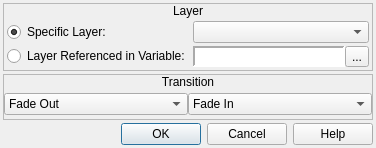
<?xml version="1.0" encoding="UTF-8"?>
<ui version="4.0">
 <class>ConfigureEvent_ShowHideLayer</class>
 <widget class="QDialog" name="ConfigureEvent_ShowHideLayer">
  <property name="geometry">
   <rect>
    <x>0</x>
    <y>0</y>
    <width>376</width>
    <height>148</height>
   </rect>
  </property>
  <property name="windowTitle">
   <string>Show/Hide Layer</string>
  </property>
  <property name="windowIcon">
   <iconset resource="gui_icons.qrc">
    <normaloff>:/icons/openrpgmaker.png</normaloff>:/icons/openrpgmaker.png</iconset>
  </property>
  <property name="styleSheet">
   <string notr="true">.QFrame
{
	border-width: 1px;
	border-style: solid;
	border-color: palette(window-text);
}

.QFrame&gt;QLabel
{
	border-width: 0px;
	background-color: palette(window-text);
	color: palette(window);
	font-weight: bold;
}

.QFrame&gt;QCheckBox
{
	background-color: palette(window-text);
	border-width: 0px;
	border-style: none;
	color: palette(window);
	spacing: 3px;
	font-weight: bold;
	padding: 0px 0px 0px 3px;
}

.QFrame&gt;QCheckBox::indicator
{
	min-width: 8px;
	max-width: 8px;
	min-height: 8px;
	max-height: 8px;
	width: 8px;
	height: 8px;
	border-width: 2px;
	border-radius: 0px;
	border-style: ridge;
	border-color: palette(mid);
}

.QFrame&gt;QCheckBox::indicator:unchecked
{
	background-color: palette(base);
}

.QFrame&gt;QCheckBox::indicator:checked
{
	background-color: palette(window-text);
}

.QFrame&gt;QCheckBox::indicator:hover
{
	border-color: palette(highlight);
}</string>
  </property>
  <layout class="QVBoxLayout" name="verticalLayout_3">
   <property name="spacing">
    <number>3</number>
   </property>
   <property name="margin">
    <number>3</number>
   </property>
   <item>
    <widget class="QFrame" name="frame">
     <property name="frameShape">
      <enum>QFrame::StyledPanel</enum>
     </property>
     <property name="frameShadow">
      <enum>QFrame::Raised</enum>
     </property>
     <layout class="QVBoxLayout" name="verticalLayout">
      <property name="spacing">
       <number>0</number>
      </property>
      <property name="margin">
       <number>0</number>
      </property>
      <item>
       <widget class="QLabel" name="label">
        <property name="sizePolicy">
         <sizepolicy hsizetype="Preferred" vsizetype="Fixed">
          <horstretch>0</horstretch>
          <verstretch>0</verstretch>
         </sizepolicy>
        </property>
        <property name="text">
         <string>Layer</string>
        </property>
        <property name="alignment">
         <set>Qt::AlignCenter</set>
        </property>
       </widget>
      </item>
      <item>
       <widget class="QWidget" name="widget" native="true">
        <layout class="QHBoxLayout" name="horizontalLayout">
         <property name="spacing">
          <number>3</number>
         </property>
         <property name="margin">
          <number>3</number>
         </property>
         <item>
          <widget class="QWidget" name="widget_6" native="true">
           <property name="sizePolicy">
            <sizepolicy hsizetype="Fixed" vsizetype="Preferred">
             <horstretch>0</horstretch>
             <verstretch>0</verstretch>
            </sizepolicy>
           </property>
           <layout class="QVBoxLayout" name="verticalLayout_5">
            <property name="spacing">
             <number>3</number>
            </property>
            <property name="margin">
             <number>0</number>
            </property>
            <item>
             <widget class="QRadioButton" name="rbSpecificLayer">
              <property name="sizePolicy">
               <sizepolicy hsizetype="Fixed" vsizetype="Fixed">
                <horstretch>0</horstretch>
                <verstretch>0</verstretch>
               </sizepolicy>
              </property>
              <property name="text">
               <string>Specific Layer:</string>
              </property>
              <property name="checked">
               <bool>true</bool>
              </property>
             </widget>
            </item>
            <item>
             <widget class="QRadioButton" name="rbReferencedLayer">
              <property name="sizePolicy">
               <sizepolicy hsizetype="Fixed" vsizetype="Fixed">
                <horstretch>0</horstretch>
                <verstretch>0</verstretch>
               </sizepolicy>
              </property>
              <property name="text">
               <string>Layer Referenced in Variable:</string>
              </property>
             </widget>
            </item>
           </layout>
          </widget>
         </item>
         <item>
          <widget class="QWidget" name="widget_7" native="true">
           <layout class="QVBoxLayout" name="verticalLayout_6">
            <property name="spacing">
             <number>3</number>
            </property>
            <property name="margin">
             <number>0</number>
            </property>
            <item>
             <widget class="QComboBox" name="cboxLayers"/>
            </item>
            <item>
             <widget class="QWidget" name="wLayerVariable" native="true">
              <layout class="QHBoxLayout" name="horizontalLayout_42">
               <property name="spacing">
                <number>0</number>
               </property>
               <property name="margin">
                <number>0</number>
               </property>
               <item>
                <widget class="QLabel" name="lblLayerVariable">
                 <property name="sizePolicy">
                  <sizepolicy hsizetype="Preferred" vsizetype="Preferred">
                   <horstretch>0</horstretch>
                   <verstretch>0</verstretch>
                  </sizepolicy>
                 </property>
                 <property name="minimumSize">
                  <size>
                   <width>150</width>
                   <height>0</height>
                  </size>
                 </property>
                 <property name="font">
                  <font>
                   <family>Monospace</family>
                  </font>
                 </property>
                 <property name="styleSheet">
                  <string notr="true">background-color: palette(base);</string>
                 </property>
                 <property name="frameShape">
                  <enum>QFrame::Panel</enum>
                 </property>
                 <property name="frameShadow">
                  <enum>QFrame::Sunken</enum>
                 </property>
                 <property name="lineWidth">
                  <number>2</number>
                 </property>
                 <property name="text">
                  <string/>
                 </property>
                </widget>
               </item>
               <item>
                <widget class="QToolButton" name="bBrowseLayerVariables">
                 <property name="text">
                  <string>...</string>
                 </property>
                 <property name="icon">
                  <iconset resource="gui_icons.qrc">
                   <normaloff>:/icons/fileopen.png</normaloff>:/icons/fileopen.png</iconset>
                 </property>
                </widget>
               </item>
              </layout>
             </widget>
            </item>
           </layout>
          </widget>
         </item>
        </layout>
       </widget>
      </item>
     </layout>
    </widget>
   </item>
   <item>
    <widget class="QFrame" name="frame_2">
     <property name="frameShape">
      <enum>QFrame::StyledPanel</enum>
     </property>
     <property name="frameShadow">
      <enum>QFrame::Raised</enum>
     </property>
     <layout class="QVBoxLayout" name="verticalLayout_2">
      <property name="spacing">
       <number>0</number>
      </property>
      <property name="margin">
       <number>0</number>
      </property>
      <item>
       <widget class="QLabel" name="label_2">
        <property name="sizePolicy">
         <sizepolicy hsizetype="Preferred" vsizetype="Fixed">
          <horstretch>0</horstretch>
          <verstretch>0</verstretch>
         </sizepolicy>
        </property>
        <property name="text">
         <string>Transition</string>
        </property>
        <property name="alignment">
         <set>Qt::AlignCenter</set>
        </property>
       </widget>
      </item>
      <item>
       <widget class="QWidget" name="widget_2" native="true">
        <layout class="QHBoxLayout" name="horizontalLayout_3">
         <property name="spacing">
          <number>0</number>
         </property>
         <property name="margin">
          <number>0</number>
         </property>
         <item>
          <widget class="QComboBox" name="cboxEraseTransitions">
           <item>
            <property name="text">
             <string>Fade Out</string>
            </property>
           </item>
           <item>
            <property name="text">
             <string>Remove Blocks</string>
            </property>
           </item>
           <item>
            <property name="text">
             <string>Wipe Downward</string>
            </property>
           </item>
           <item>
            <property name="text">
             <string>Wipe Upward</string>
            </property>
           </item>
           <item>
            <property name="text">
             <string>Venetian Blinds</string>
            </property>
           </item>
           <item>
            <property name="text">
             <string>Vertical Blinds</string>
            </property>
           </item>
           <item>
            <property name="text">
             <string>Horizontal Blinds</string>
            </property>
           </item>
           <item>
            <property name="text">
             <string>Receding Square</string>
            </property>
           </item>
           <item>
            <property name="text">
             <string>Expanding Square</string>
            </property>
           </item>
           <item>
            <property name="text">
             <string>Screen Moves Up</string>
            </property>
           </item>
           <item>
            <property name="text">
             <string>Screen Moves Down</string>
            </property>
           </item>
           <item>
            <property name="text">
             <string>Screen Moves Left</string>
            </property>
           </item>
           <item>
            <property name="text">
             <string>Screen Moves Right</string>
            </property>
           </item>
           <item>
            <property name="text">
             <string>Vertical Division</string>
            </property>
           </item>
           <item>
            <property name="text">
             <string>Horizontal Division</string>
            </property>
           </item>
           <item>
            <property name="text">
             <string>Quadrasection</string>
            </property>
           </item>
           <item>
            <property name="text">
             <string>Zoom In</string>
            </property>
           </item>
           <item>
            <property name="text">
             <string>Mosaic</string>
            </property>
           </item>
           <item>
            <property name="text">
             <string>Waver Screen</string>
            </property>
           </item>
           <item>
            <property name="text">
             <string>Instantaneous</string>
            </property>
           </item>
           <item>
            <property name="text">
             <string>No Transition</string>
            </property>
           </item>
          </widget>
         </item>
         <item>
          <widget class="QComboBox" name="cboxShowTransitions">
           <item>
            <property name="text">
             <string>Fade In</string>
            </property>
           </item>
           <item>
            <property name="text">
             <string>Reconstitute Blocks</string>
            </property>
           </item>
           <item>
            <property name="text">
             <string>Unwipe Downward</string>
            </property>
           </item>
           <item>
            <property name="text">
             <string>Unwipe Upward</string>
            </property>
           </item>
           <item>
            <property name="text">
             <string>Venetian Blinds</string>
            </property>
           </item>
           <item>
            <property name="text">
             <string>Vertical Blinds</string>
            </property>
           </item>
           <item>
            <property name="text">
             <string>Horizontal Blinds</string>
            </property>
           </item>
           <item>
            <property name="text">
             <string>Receding Square</string>
            </property>
           </item>
           <item>
            <property name="text">
             <string>Expanding Square</string>
            </property>
           </item>
           <item>
            <property name="text">
             <string>Screen Moves Down</string>
            </property>
           </item>
           <item>
            <property name="text">
             <string>Screen Moves Up</string>
            </property>
           </item>
           <item>
            <property name="text">
             <string>Screen Moves Right</string>
            </property>
           </item>
           <item>
            <property name="text">
             <string>Screen Moves Left</string>
            </property>
           </item>
           <item>
            <property name="text">
             <string>Vertical Unify</string>
            </property>
           </item>
           <item>
            <property name="text">
             <string>Horizontal Unify</string>
            </property>
           </item>
           <item>
            <property name="text">
             <string>Unify Quadrants</string>
            </property>
           </item>
           <item>
            <property name="text">
             <string>Zoom Out</string>
            </property>
           </item>
           <item>
            <property name="text">
             <string>Mosaic</string>
            </property>
           </item>
           <item>
            <property name="text">
             <string>Waver Screen</string>
            </property>
           </item>
           <item>
            <property name="text">
             <string>Instantaneous</string>
            </property>
           </item>
          </widget>
         </item>
        </layout>
       </widget>
      </item>
     </layout>
    </widget>
   </item>
   <item>
    <widget class="QDialogButtonBox" name="buttonBox">
     <property name="orientation">
      <enum>Qt::Horizontal</enum>
     </property>
     <property name="standardButtons">
      <set>QDialogButtonBox::Cancel|QDialogButtonBox::Help|QDialogButtonBox::Ok</set>
     </property>
    </widget>
   </item>
  </layout>
 </widget>
 <resources>
  <include location="gui_icons.qrc"/>
 </resources>
 <connections>
  <connection>
   <sender>buttonBox</sender>
   <signal>accepted()</signal>
   <receiver>ConfigureEvent_ShowHideLayer</receiver>
   <slot>accept()</slot>
   <hints>
    <hint type="sourcelabel">
     <x>248</x>
     <y>254</y>
    </hint>
    <hint type="destinationlabel">
     <x>157</x>
     <y>274</y>
    </hint>
   </hints>
  </connection>
  <connection>
   <sender>buttonBox</sender>
   <signal>rejected()</signal>
   <receiver>ConfigureEvent_ShowHideLayer</receiver>
   <slot>reject()</slot>
   <hints>
    <hint type="sourcelabel">
     <x>316</x>
     <y>260</y>
    </hint>
    <hint type="destinationlabel">
     <x>286</x>
     <y>274</y>
    </hint>
   </hints>
  </connection>
 </connections>
</ui>
